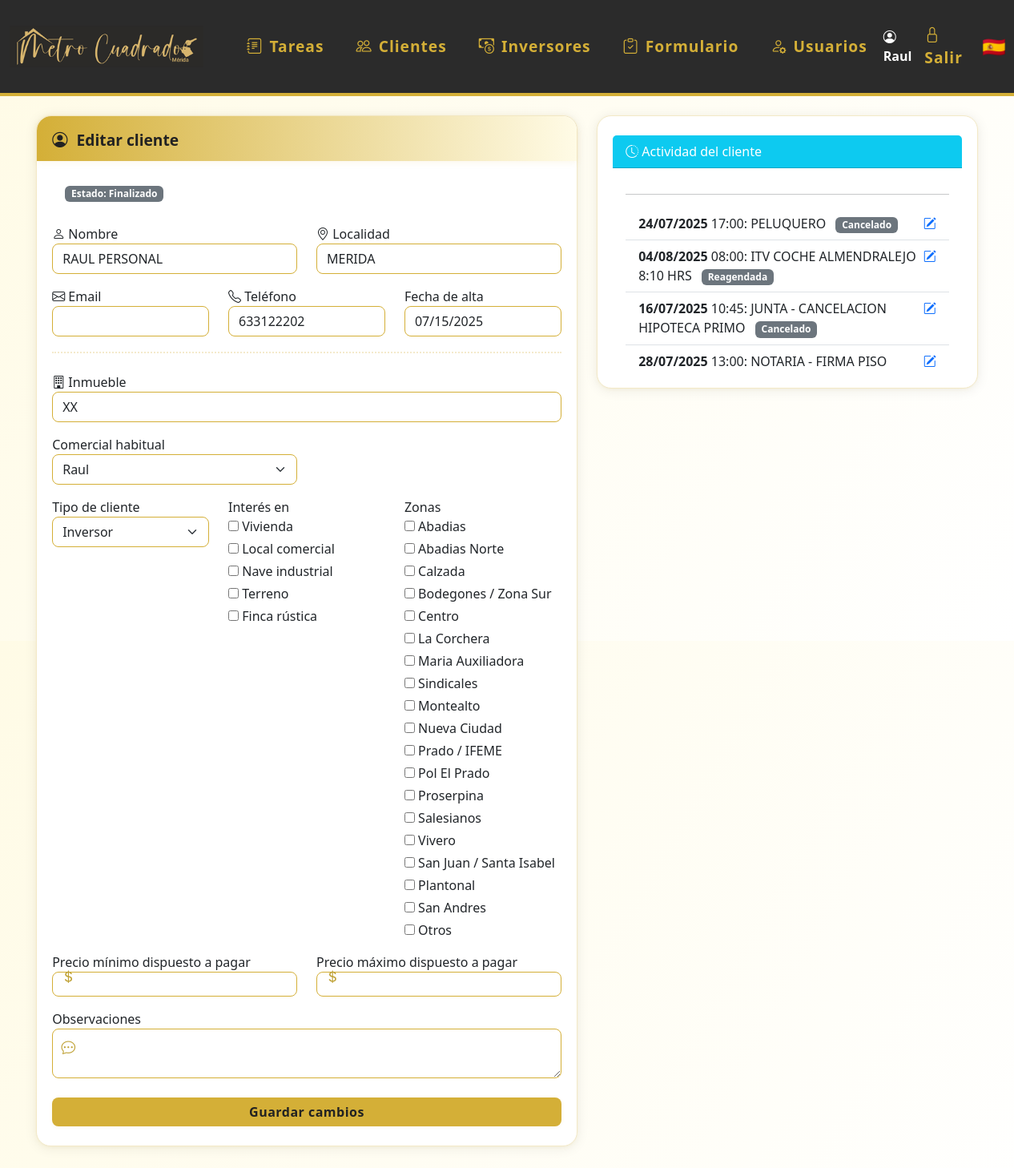
The app's page /editar_cliente/25 (signed in) with its own data.
### models.py (models this page shows)
class Usuario(UserMixin, db.Model):
    id = db.Column(db.Integer, primary_key=True)
    nombre = db.Column(db.String(80), unique=True, nullable=False)
    password = db.Column(db.String(200), nullable=False)
    es_admin = db.Column(db.Boolean, default=False)
    color = db.Column(db.String(7), nullable=True, default='#3788d8') # Color en formato hex, e.g., #RRGGBB
    email = db.Column(db.String(120), unique=True, nullable=True)
    telefono = db.Column(db.String(20), unique=True, nullable=True)
    activo = db.Column(db.Boolean, default=True)  # Nuevo campo para desactivar usuario
    notificar_email = db.Column(db.Boolean, default=True)
    notificar_telegram = db.Column(db.Boolean, default=False)
    chat_id_telegram = db.Column(db.String(32), nullable=True)
    eventos = db.relationship('Evento', backref='usuario', lazy=True)
    tareas = db.relationship('Tarea', back_populates='usuario')

class Cliente(db.Model):
    id = db.Column(db.Integer, primary_key=True)
    nombre = db.Column(db.String(120), nullable=False)
    email = db.Column(db.String(120), unique=True, nullable=True)
    telefono = db.Column(db.String(20), unique=True)
    estado = db.Column(db.String(20), nullable=False, default='en_curso') # en_curso, ha_comprado, cancelado
    localidad = db.Column(db.String(120), nullable=True)
    observaciones = db.Column(db.Text, nullable=True)
    tipo_cliente = db.Column(db.String(50), nullable=True)
    interes = db.Column(db.Text, nullable=True)
    zonas = db.Column(db.Text, nullable=True)
    inmueble = db.Column(db.String(100), nullable=True)
    precio_min = db.Column(db.Integer, nullable=True)
    precio_max = db.Column(db.Integer, nullable=True)
    encuesta_enviada = db.Column(db.String(20), default="sin_enviar")
    comercial_id = db.Column(db.Integer, db.ForeignKey('usuario.id'), nullable=True)
    fecha_creacion = db.Column(db.DateTime, default=datetime.utcnow)
    fecha_modificacion = db.Column(db.DateTime, default=datetime.utcnow, onupdate=datetime.utcnow)
    activo = db.Column(db.Boolean, default=True)  # Nuevo campo para desactivar cliente
    eventos = db.relationship('Evento', backref='cliente', lazy=True)
    tareas = db.relationship('Tarea', back_populates='cliente')
    visto_por = db.Column(db.Integer, db.ForeignKey('cliente.id'), nullable=True)

class Tarea(db.Model):
    id = db.Column(db.Integer, primary_key=True)
    usuario_id = db.Column(db.Integer, db.ForeignKey('usuario.id'))
    cliente_id = db.Column(db.Integer, db.ForeignKey('cliente.id'))
    fecha = db.Column(db.Date, nullable=False)
    hora = db.Column(db.Time, nullable=True)
    comentario = db.Column(db.Text)
    resolucion = db.Column(db.Text)
    estado = db.Column(db.String(20), nullable=False, default='por_hacer')  # por_hacer, ha_comprado, ha_alquilado, cancelado
    google_event_id = db.Column(db.String(128), nullable=True)  # ID del evento de Google Calendar
    cliente = db.relationship('Cliente', back_populates='tareas')
    usuario = db.relationship('Usuario', back_populates='tareas')

### app.py (the view, shortened to what this page needs)
@app.route('/editar_cliente/<int:cliente_id>', methods=['GET', 'POST'])
@login_required
def editar_cliente(cliente_id):
    cliente = Cliente.query.get_or_404(cliente_id)
    form = CrearClienteForm(obj=cliente)
    form.comercial_id.choices = [(0, 'Sin comercial')] + [(u.id, u.nombre) for u in Usuario.query.all()]
    if request.method == 'GET':
        form.comercial_id.data = cliente.comercial_id or 0
        form.interes.data = cliente.interes.split(',') if cliente.interes else []
        form.zonas.data = cliente.zonas.split(',') if cliente.zonas else []
    tareas_cliente = cliente.tareas if hasattr(cliente, 'tareas') else []
    return render_template('editar_cliente.html', form=form, cliente=cliente, tareas_cliente=tareas_cliente)

### app.py (called while the page is built)
@login_manager.user_loader
def load_user(user_id):
    return Usuario.query.get(int(user_id))

### templates/editar_cliente.html (shortened to what this page needs)
{% extends 'base.html' %}
{% block content %}
<div class="container" style="max-width:1200px;">
  <div class="row">
    <div class="col-md-7">
      <div class="card mb-3">
        <div class="card-header-gradient">
          <span class="icon"><i class="bi bi-person-circle"></i></span> Editar cliente
        </div>
        <div class="mb-2" style="padding: 0.5rem 1rem 0 1rem;">
          <span class="badge bg-secondary">Estado: {{ cliente.estado.replace('_', ' ').capitalize() }}</span>
        </div>
        <form method="POST" style="padding:1.2rem 0 0 0;">
            <div class="row mb-3">
              <div class="col-6">
                <span class="icon"><i class="bi bi-person"></i></span>
                <label for="nombre">{{ form.nombre.label.text }}</label>
                {{ form.nombre(class_='form-control' + (' is-invalid' if form.nombre.errors else ''), autocomplete='name', id='nombre') }}
              </div>
              <div class="col-6">
                <span class="icon"><i class="bi bi-geo-alt"></i></span>
                <label for="localidad">{{ form.localidad.label.text }}</label>
                {{ form.localidad(class_='form-control' + (' is-invalid' if form.localidad.errors else ''), autocomplete='address-level2', id='localidad') }}
              </div>
            </div>
            <div class="row mb-3">
              <div class="col-4">
                <span class="icon"><i class="bi bi-envelope"></i></span>
                <label for="email">{{ form.email.label.text }}</label>
                {{ form.email(class_='form-control' + (' is-invalid' if form.email.errors else ''), autocomplete='email', id='email') }}
              </div>
              <div class="col-4">
                <span class="icon"><i class="bi bi-telephone"></i></span>
                <label for="telefono">{{ form.telefono.label.text }}</label>
                {{ form.telefono(class_='form-control' + (' is-invalid' if form.telefono.errors else ''), autocomplete='tel', id='telefono') }}
              </div>
              <div class="col-4">
                <label for="fecha_creacion">{{ form.fecha_creacion.label.text }}</label>
                {{ form.fecha_creacion(class_='form-control', readonly=true, autocomplete='off', id='fecha_creacion') }}
              </div>
            </div>
            <hr class="decor-sep">
            <div class="row mb-3">
              <div class="col-12">
                <span class="icon"><i class="bi bi-building"></i></span>
                <label for="inmueble">{{ form.inmueble.label.text }}</label>
                {{ form.inmueble(class_='form-control', id='inmueble') }}
              </div>
            </div>
            <div class="row mb-3">
              <div class="col-6">
                {{ form.comercial_id.label }}
                {{ form.comercial_id(class_='form-select') }}
              </div>
            </div>
            <div class="row mb-3">
              <div class="col-md-4">
                {{ form.tipo_cliente.label }}
                {{ form.tipo_cliente(class_='form-select') }}
              </div>
              <div class="col-md-4">
                {{ form.interes.label }}<br>
                <div style="display:flex;flex-direction:column;gap:4px;">
                  {% for subfield in form.interes %}
                    <label style="font-weight:normal;">
                      {{ subfield() }} {{ subfield.label.text }}
                    </label>
                  {% endfor %}
                </div>
              </div>
              <div class="col-md-4">
                {{ form.zonas.label }}<br>
                <div style="display:flex;flex-direction:column;gap:4px;">
                  {% for subfield in form.zonas %}
                    <label style="font-weight:normal;">
                      {{ subfield() }} {{ subfield.label.text }}
                    </label>
                  {% endfor %}
                  <label style="font-weight:normal;">
                    <input type="checkbox" id="zona_otros_check"> Otros
                  </label>
                </div>
              </div>
            </div>
            <div class="row mb-3">
              <div class="col-6">
                <div class="input-icon">
                  <span class="icon"></span>
                  {{ form.precio_min.label }}
                  {{ form.precio_min(class_='form-control form-control-sm', step='1', value=form.precio_min.data if form.precio_min.data is not none else '') }}
                </div>
              </div>
              <div class="col-6">
                <div class="input-icon">
                  <span class="icon"></span>
                  {{ form.precio_max.label }}
                  {{ form.precio_max(class_='form-control form-control-sm', step='1', value=form.precio_max.data if form.precio_max.data is not none else '') }}
                </div>
              </div>
            </div>
            <div class="input-icon mb-3">
                <span class="icon"></span>
                {{ form.observaciones.label }}
                {{ form.observaciones(class_='form-control') }}
            </div>
            <button type="submit" class="btn btn-success w-100 mt-2">Guardar cambios</button>
        </form>
      </div>
    </div>
    <div class="col-md-5">
      <div class="card">
        <div class="card-header bg-info text-white">
          <i class="bi bi-clock-history"></i> Actividad del cliente
        </div>
        <div class="card-body" style="max-height:250px;overflow:auto;">
          <hr>
          {% if tareas_cliente and tareas_cliente|length > 0 %}
            <ul class="list-group list-group-flush">
              {% for tarea in tareas_cliente %}
                <li class="list-group-item d-flex justify-content-between align-items-start">
                  <div>
                    <strong>{{ tarea.fecha.strftime('%d/%m/%Y') }}</strong>
                    {% if tarea.hora %} {{ tarea.hora.strftime('%H:%M') }}{% endif %}:
                    {{ tarea.comentario }}
                    <span class="badge bg-secondary ms-2">{{ tarea.estado.replace('_', ' ').capitalize() }}</span>
                  </div>
                  <a href="{{ url_for('editar_tarea', tarea_id=tarea.id) }}" class="ms-2" title="Editar tarea"><i class="bi bi-pencil-square"></i></a>
                </li>
              {% endfor %}
            </ul>
          {% else %}
            <div class="text-muted">No hay tareas registradas para este cliente.</div>
          {% endif %}
        </div>
      </div>
    </div>
  </div>
</div>
{% endblock %}

### templates/base.html (shortened to what this page needs)
<!DOCTYPE html>
<html lang="es">
<head>
    <link rel="stylesheet" href="https://cdn.jsdelivr.net/npm/bootstrap@5.3.0/dist/css/bootstrap.min.css">
    <link rel="stylesheet" href="{{ url_for('static', filename='estilos.css') }}">
    <link rel="stylesheet" href="https://cdn.jsdelivr.net/npm/bootstrap-icons@1.10.5/font/bootstrap-icons.css">
</head>
<body class="d-flex flex-column vh-100">
{% if request.path != '/login' %}
<nav class="navbar navbar-expand-lg mb-4">
  <div class="container-fluid">
    <a class="navbar-brand d-flex align-items-center" href="/">
      <img src="{{ url_for('static', filename='logoraul.png') }}" alt="Logo" style="height:90px;margin-right:18px;">
    </a>
    <div class="collapse navbar-collapse" id="navbarNav">
      <ul class="navbar-nav me-auto mb-2 mb-lg-0">
        <li class="nav-item mx-1">
          <a class="nav-link btn btn-outline-success rounded-pill px-3 d-flex align-items-center gap-2 menu-tareas" href="/">
            <i class="bi bi-journal-text"></i> Tareas
          </a>
        </li>
        <li class="nav-item mx-1">
          <a class="nav-link btn btn-outline-primary rounded-pill px-3 d-flex align-items-center gap-2 menu-clientes" href="/clientes">
            <i class="bi bi-people"></i> Clientes
          </a>
        </li>
        <li class="nav-item mx-1">
          <a class="nav-link btn btn-outline-danger rounded-pill px-3 d-flex align-items-center gap-2 menu-inversores" href="/inversores">
            <i class="bi bi-cash-coin"></i> Inversores
          </a>
        </li>
        {% if current_user.is_authenticated %}
        <li class="nav-item mx-1">
          <a class="nav-link btn btn-outline-secondary rounded-pill px-3 d-flex align-items-center gap-2 menu-respuestas" href="/respuestas_formulario">
            <i class="bi bi-clipboard-check"></i> Formulario
          </a>
        </li>
        {% endif %}
        {% if current_user.is_authenticated and current_user.es_admin %}
        <li class="nav-item mx-1">
          <a class="nav-link btn btn-outline-dark rounded-pill px-3 d-flex align-items-center gap-2 menu-usuarios" href="/usuarios">
            <i class="bi bi-person-gear"></i> Usuarios
          </a>
        </li>
        {% endif %}
      </ul>
      <ul class="navbar-nav align-items-center">
        {% if current_user.is_authenticated %}
        <li class="nav-item me-2">
          <span class="navbar-text fw-bold text-white"><i class="bi bi-person-circle"></i> {{ current_user.nombre }}</span>
        </li>
        <li class="nav-item"><a class="nav-link" href="/logout" title="Salir"><span class="bi bi-lock"></span> Salir</a></li>
        {% else %}
        <li class="nav-item"><a class="nav-link" href="/login" title="Entrar"><span class="bi bi-lock"></span> Entrar</a></li>
        {% endif %}
        <li class="nav-item ms-3"><span class="fs-4">🇪🇸</span></li>
      </ul>
    </div>
  </div>
</nav>
{% endif %}
<div class="flex-grow-1 d-flex flex-column px-4" style="width:100vw;">
    {% block content %}{% endblock %}
</div>
</body>
</html>

### static/estilos.css (style rules this page uses)
body { background: linear-gradient(120deg, #fffbe6 0%, #fff 100%); font-family: 'Segoe UI', 'Arial', sans-serif; color: #222; }
.navbar { background: #2b2b2b !important; border-bottom: 4px solid #d4af37; }
.navbar-brand, .navbar-nav .nav-link { color: #d4af37 !important; font-weight: 600; font-size: 1.2rem; letter-spacing: 1px; }
.navbar-brand img { height: 40px; margin-right: 10px; }
.btn-primary, .btn-success { background: #d4af37; border: none; color: #222; font-weight: 600; border-radius: 8px; box-shadow: 0 1px 4px rgba(212,175,55,0.10), 0 0 0 0 #d4af37; letter-spacing: 0.5px; transition: background 0.2s, color 0.2s, box-shadow 0.2s; }
.card { background: #fff; border-radius: 18px; box-shadow: 0 2px 16px rgba(34,34,34,0.08), 0 1.5px 4px rgba(212,175,55,0.08); padding: 1.5rem 1.2rem; margin-bottom: 1.5rem; border: 1px solid #f3e9c7; transition: box-shadow 0.25s, transform 0.18s; }
.container { padding-bottom: 2.5rem; }
.form-control, .form-select { border-radius: 8px; border: 1.5px solid #d4af37; box-shadow: none; transition: border 0.2s, box-shadow 0.2s; }
.card-header-gradient { background: linear-gradient(90deg, #d4af37 0%, #fffbe6 100%); border-top-left-radius: 18px; border-top-right-radius: 18px; padding: 1rem 1.2rem 0.7rem 1.2rem; margin: -1.5rem -1.2rem 1.2rem -1.2rem; color: #222; font-weight: 700; font-size: 1.2rem; display: flex; align-items: center; gap: 0.7rem; box-shadow: 0 2px 8px rgba(212,175,55,0.10); }
.input-icon { position: relative; }
.input-icon input, .input-icon select { padding-left: 2.2rem !important; }
.input-icon .icon { position: absolute; left: 0.7rem; top: 55%; transform: translateY(-50%); color: #bfa134; font-size: 1.1em; pointer-events: none; }
.decor-sep { border: none; border-top: 2px dotted #d4af37; margin: 1.2rem 0 1.5rem 0; }

### records on screen
Usuario: nombre "Raul"
Cliente: estado.replace "Finalizado", nombre "RAUL PERSONAL", localidad "MERIDA", telefono "633122202", fecha_creacion "07/15/2025", inmueble "XX", comercial_id "Raul", tipo_cliente "Inversor"
Tarea: fecha "24/07/2025", hora "17:00", comentario "PELUQUERO", estado.replace "Cancelado"
Tarea: fecha "04/08/2025", hora "08:00", comentario "ITV COCHE ALMENDRALEJO 8:10 HRS", estado.replace "Reagendada"
Tarea: fecha "16/07/2025", hora "10:45", comentario "JUNTA - CANCELACION HIPOTECA PRIMO", estado.replace "Cancelado"
Tarea: fecha "28/07/2025", hora "13:00", comentario "NOTARIA - FIRMA PISO…"

### other values on screen
{{ subfield.label.text }} "Vivienda" "Local comercial" "Nave industrial" "Terreno" "Finca rústica"
{{ subfield.label.text }} "Abadias" "Abadias Norte" "Calzada" "Bodegones / Zona Sur" "Centro" "La Corchera" "Maria Auxiliadora" "Sindicales" "Montealto" "Nueva Ciudad" "Prado / IFEME" "Pol El Prado" "Proserpina" "Salesianos" "Vivero" "San Juan / Santa Isabel" "Plantonal" "San Andres"
